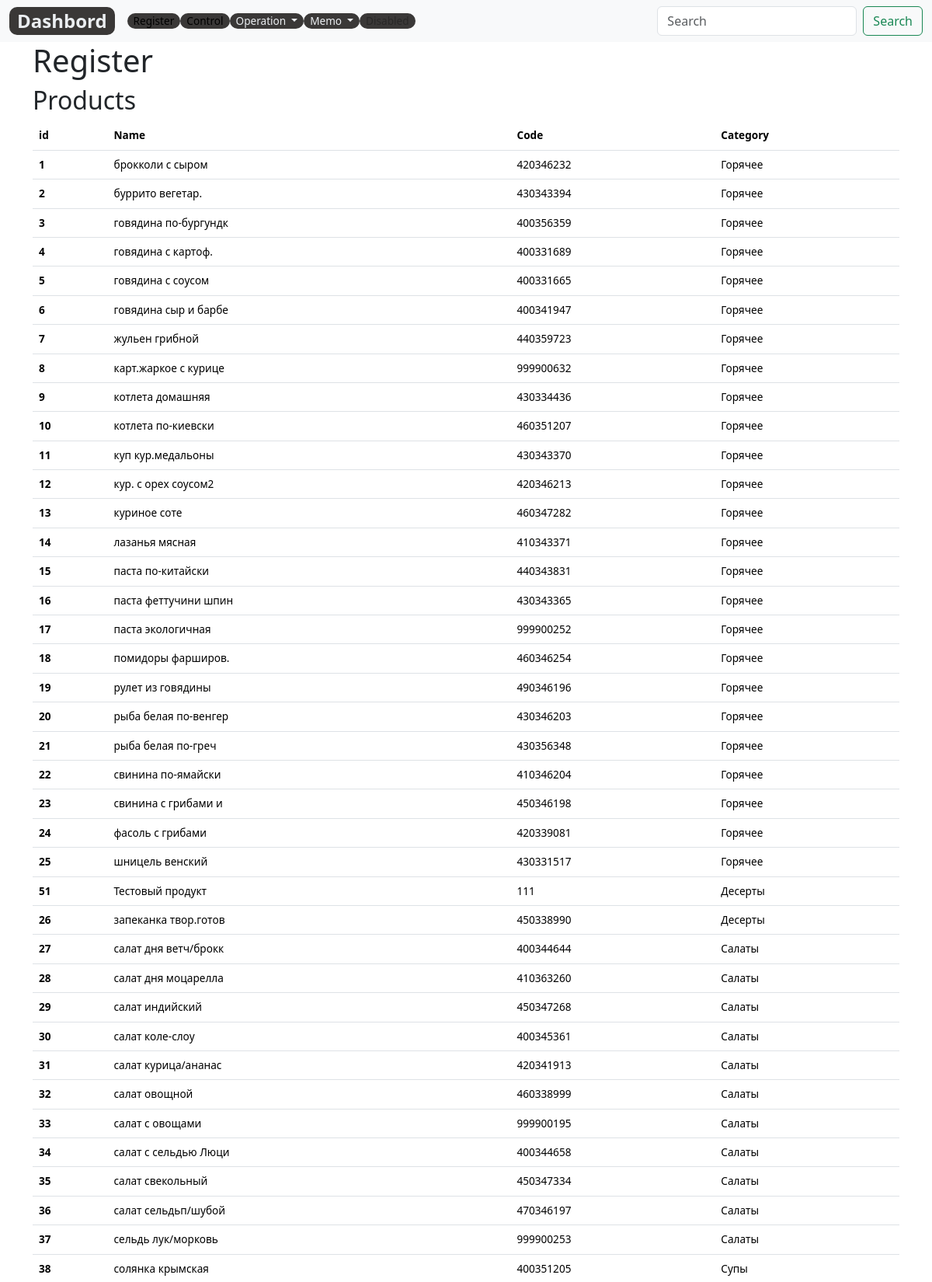
Screenshot of /register/ (upper part) with the database file from the repository.
### register/models.py (models this page shows, shortened)
class Product(models.Model):
    DIFFICULTY_LEVELS = (
        ('Easy', 'Easy'),
        ('Medium', 'Medium'),
        ('Hard', 'Hard'),
    )
    code=models.DecimalField(max_digits=10, help_text="Не более 10 знаков", decimal_places=0, unique=True)
    name = models.CharField(max_length=200,help_text="Не более 200 знаков", db_index=True, verbose_name='Продукт')
    category = models.ForeignKey(Category, related_name='product', on_delete=models.CASCADE)
    ingredient = models.ManyToManyField(Item, through=RecipeIngredient)
    difficulty = models.CharField(choices=DIFFICULTY_LEVELS, max_length=10)
    price = models.DecimalField(max_digits=10,help_text="Не более 10 знаков", decimal_places=2)
    description = models.TextField(blank=True, null=True)
    cooking= models.TextField(blank=True, null = True)
    slug= models.SlugField(max_length=255, verbose_name='Url', unique=True)
    weekday_forecast=models.PositiveIntegerField(verbose_name='Будни', null = True)
    weekend_forecast=models.PositiveIntegerField(verbose_name='Выходные', null = True)
    avrg_forecast= models.PositiveIntegerField(editable=False, verbose_name='Суточные', null = True)
    holiday_forecast=models.PositiveIntegerField(verbose_name='Праздники', null = True)
    promotion_forecast=models.PositiveIntegerField(verbose_name='Промо', null = True)
    created_date= models.DateField(auto_now_add=True, verbose_name='Создан',null=True)
    updated_date = models.DateField(auto_now=True,  verbose_name='Изменен', null=True)
    class Meta:
        ordering = ['category', 'name']
        verbose_name = 'Продукт'
        verbose_name_plural = 'Продукты'
    def __str__(self):
        return self.name

class Category(models.Model):
    code= models.CharField(max_length=5, help_text="Не более 5 цифр",  unique=True,verbose_name='Код')
    name = models.CharField(max_length=200, help_text="Не более 200 знаков", db_index=True, verbose_name='Категория')
    slug= models.SlugField(max_length=255, verbose_name='Url', unique=True)
    class Meta:
        ordering = ['name']
        verbose_name = 'Категория продукта'
        verbose_name_plural = 'Категории продуктов'
    def __str__(self):
        return self.name

### register/views.py (the view)
# urls.py: path('', include('register.urls')),
def register(request):
    suppliers = Supplier.objects.all()
    items = Item.objects.all()
    products=Product.objects.all()
    recipes=RecipeIngredient.objects.all()
    categoryitems=CategoryItem.objects.all()
    categories = Category.objects.all() # Передано в news/templatetags/news_tags.py
    context = {
        'suppliers': suppliers,
        'items': items,
        'products': products,
        'recipes': recipes,
        'categoryitems': categoryitems,
        'categories': categories,
        'title':'Register'
    }
    return render(request, template_name='register/register.html', context=context)

### register/models.py (called while the page is built)
    def __str__(self):
        return self.name

    def __str__(self):
        return self.name

    def __str__(self):
        return self.name

    @property
    def ingredient_cost(self):
        return format((float(self.unit_cost) * float(self.ratio)), '.2f')

### register/templates/register/register.html (shortened to what this page needs)
{% extends 'base_simple.html' %}
{% load static %}
{% block content %}
<div class="container">
  <h1>Register</h1>
  <h2>Products</h2>
  <table class="table">
    <thead>
      <tr>
        <th scope="col">id</th>
        <th scope="col">Name</th>
        <th scope="col">Code</th>
        <th scope="col">Category</th>
      </tr>
    </thead>
    <tbody>
      {% for product in products%}
      <tr>
        <th scope="row">{{product.id}}</th>
        <td>{{product.name}}</td>
        <td>{{product.code}}</td>
        <td>{{product.category}}</td>
      </tr>
      {% endfor %}
    </tbody>
  </table>
</div>
{% endblock %}

### mms22/static/css/style.css (style rules this page uses)
body { font-size: 0.85rem !important; }

### rows the page displays
Product: id "1", name "брокколи с сыром", code "420346232", category "Горячее"
Product: id "2", name "буррито вегетар.", code "430343394", category "Горячее"
Product: id "3", name "говядина по-бургундк", code "400356359", category "Горячее"
Product: id "4", name "говядина с картоф.", code "400331689", category "Горячее"
Product: id "5", name "говядина с соусом", code "400331665", category "Горячее"
Product: id "6", name "говядина сыр и барбе", code "400341947", category "Горячее"
Product: id "7", name "жульен грибной", code "440359723", category "Горячее"
Product: id "8", name "карт.жаркое с курице", code "999900632", category "Горячее"
Product: id "9", name "котлета домашняя", code "430334436", category "Горячее"
Product: id "10", name "котлета по-киевски", code "460351207", category "Горячее"
Product: id "11", name "куп кур.медальоны", code "430343370", category "Горячее"
Product: id "12", name "кур. с орех соусом2", code "420346213", category "Горячее"
Product: id "13", name "куриное соте", code "460347282", category "Горячее"
Product: id "14", name "лазанья мясная", code "410343371", category "Горячее"
Product: id "15", name "паста по-китайски", code "440343831", category "Горячее"
Product: id "16", name "паста феттучини шпин", code "430343365", category "Горячее"
Product: id "17", name "паста экологичная", code "999900252", category "Горячее"
Product: id "18", name "помидоры фарширов.", code "460346254", category "Горячее"
Product: id "19", name "рулет из говядины", code "490346196", category "Горячее"
Product: id "20", name "рыба белая по-венгер", code "430346203", category "Горячее"
Product: id "21", name "рыба белая по-греч", code "430356348", category "Горячее"
Product: id "22", name "свинина по-ямайски", code "410346204", category "Горячее"
Product: id "23", name "свинина с грибами и", code "450346198", category "Горячее"
Product: id "24", name "фасоль с грибами", code "420339081", category "Горячее"
Product: id "25", name "шницель венский", code "430331517", category "Горячее"
Product: id "51", name "Тестовый продукт", code "111", category "Десерты"
Product: id "26", name "запеканка твор.готов", code "450338990", category "Десерты"
Product: id "27", name "салат дня ветч/брокк", code "400344644", category "Салаты"
Product: id "28", name "салат дня моцарелла", code "410363260", category "Салаты"
Product: id "29", name "салат индийский", code "450347268", category "Салаты"
Product: id "30", name "салат коле-слоу", code "400345361", category "Салаты"
Product: id "31", name "салат курица/ананас", code "420341913", category "Салаты"
Product: id "32", name "салат овощной", code "460338999", category "Салаты"
Product: id "33", name "салат с овощами", code "999900195", category "Салаты"
Product: id "34", name "салат с сельдью Люци", code "400344658", category "Салаты"
Product: id "35", name "салат свекольный", code "450347334", category "Салаты"
Product: id "36", name "салат сельдьп/шубой", code "470346197", category "Салаты"
Product: id "37", name "сельдь лук/морковь", code "999900253", category "Салаты"
Product: id "38", name "солянка крымская", code "400351205", category "Супы"
